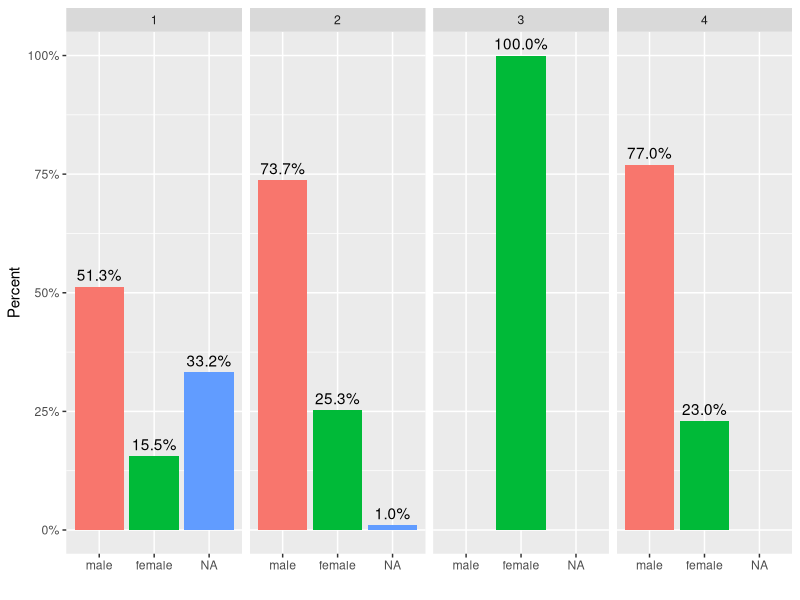
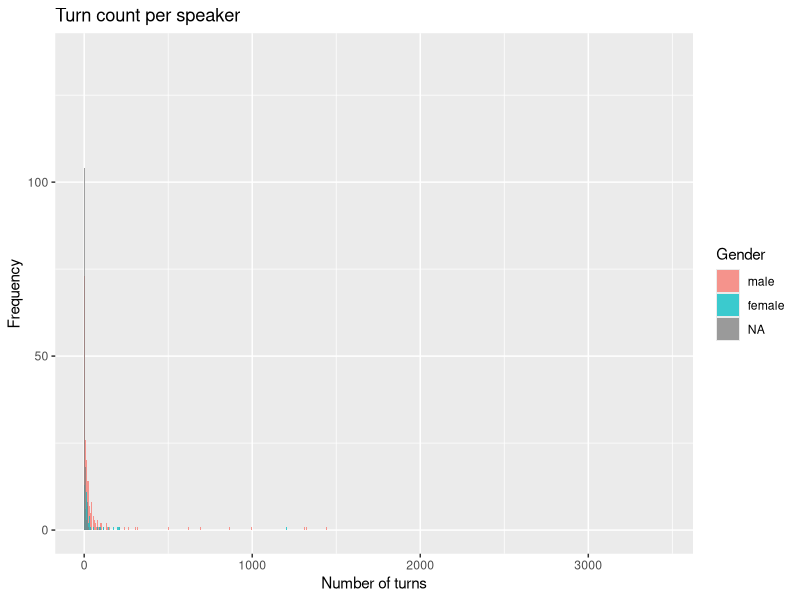
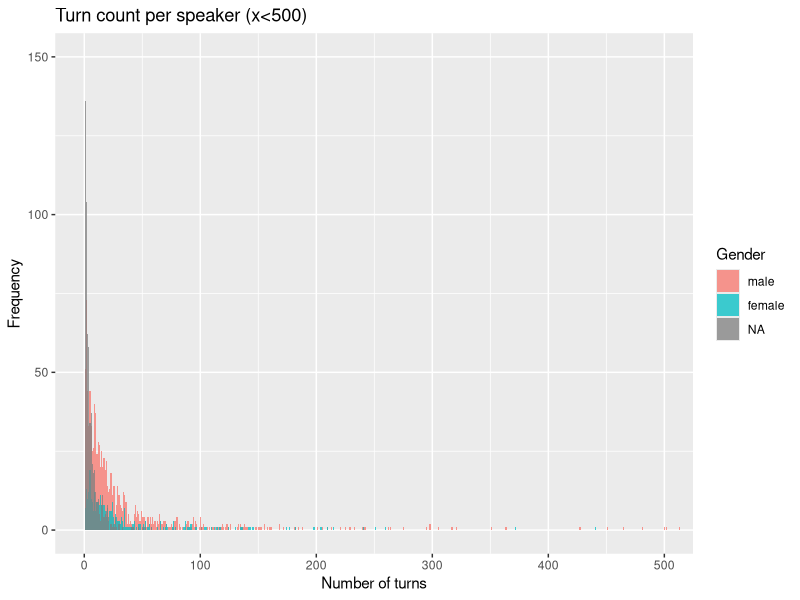
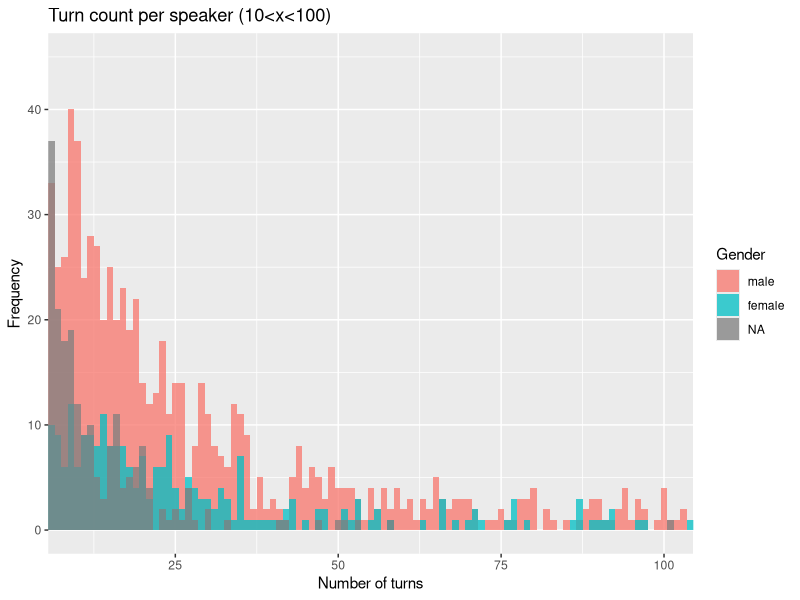
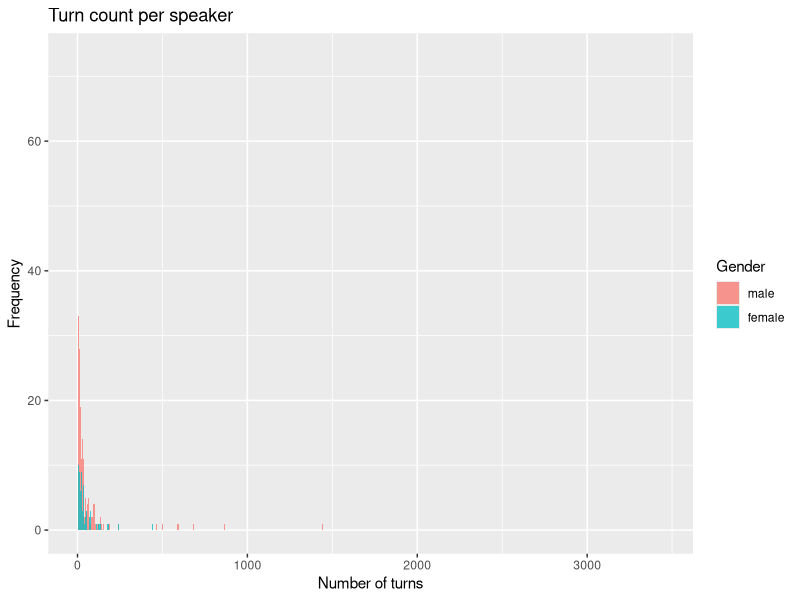
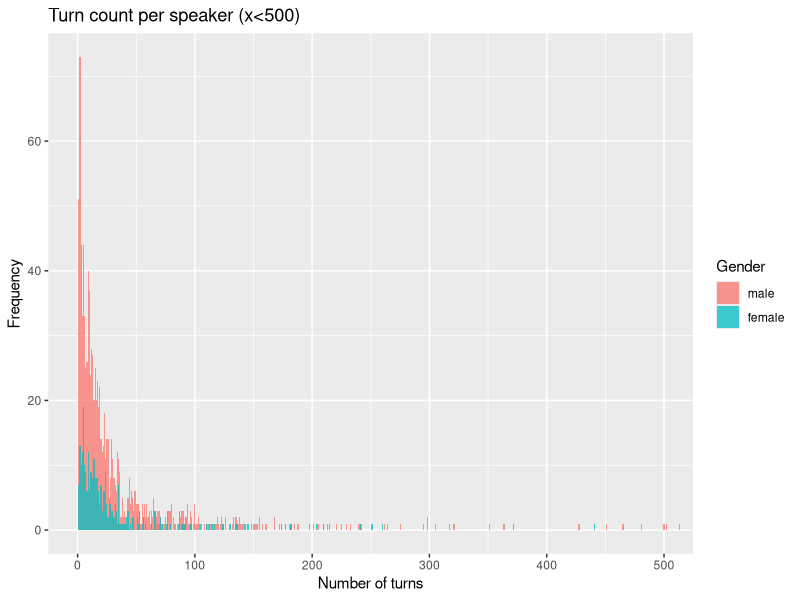
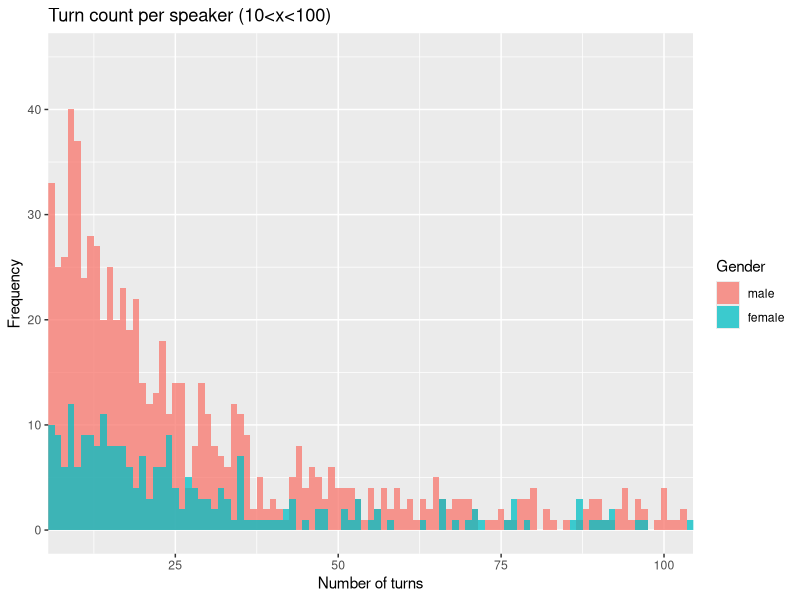
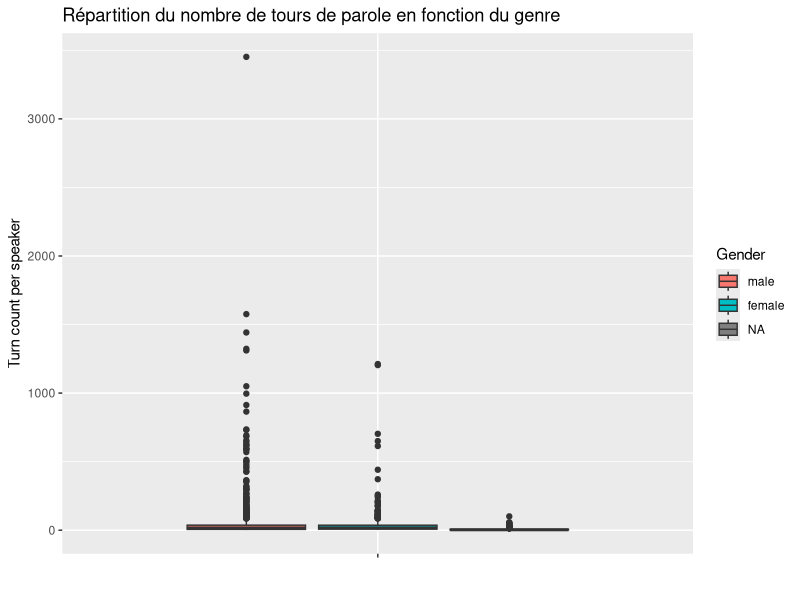

Recreate these plots in R, in order. (Note: this script raises an error after producing the figures.)
setwd("/home/getalp/garnerim/Bureau/analyse_Z_data/Train_ASR")

library(readr)
#install.packages("dplyr")
library(dplyr)
#install("ggplot2")
library("ggplot2")

#Import des données
speakers <- read_delim("text_turns_by_spk_gendered_with_class.csv", ";", 
                       escape_double = FALSE, 
                       col_types = cols(gender = col_factor(levels = c("male", "female")), 
                                        name = col_character(),
                                        spk_class = col_factor(levels = c("1","2","3","4"))), 
                       trim_ws = TRUE)

# Représentation des proportions des genre dans chaque classe médiatique

library(scales)
ggplot(speakers, aes(x=gender,  group=spk_class)) + 
  geom_bar(aes(y = ..prop.., fill = factor(..x..)), stat="count") +
  geom_text(aes( label = scales::percent(..prop..),
                 y= ..prop.. ), stat= "count", vjust = -.5) +
  labs(x="", y = "Percent") +
  theme(legend.position="none")+
  facet_grid(~spk_class) +
  scale_y_continuous(labels = scales::percent)


# Sommes des tours de parole

summary(speakers)

sum(na.exclude(speakers$nb_turn[speakers$gender=="female"]))
sum(na.exclude(speakers$nb_turn[speakers$gender=="male"]))
sum(speakers$nb_turn[is.na(speakers$gender)],rm.na=T)
sum(speakers$nb_turn)


# HISTOGRAMMES : nombre de tours de parole par locuteur en fonction du genre

ggplot(speakers,aes(x=speakers$nb_turn,fill=speakers$gender))+
  geom_histogram(alpha=0.75,position="identity",binwidth = 1)+
  labs(title="Turn count per speaker",x="Number of turns",y="Frequency",fill="Gender")

ggplot(speakers,aes(x=speakers$nb_turn,fill=speakers$gender))+
  geom_histogram(alpha=0.75,position="identity",binwidth = 1)+
  labs(title="Turn count per speaker (x<500)",x="Number of turns",y="Frequency",fill="Gender")+
  coord_cartesian(xlim=c(0,500),ylim=c(0,150))

ggplot(speakers,aes(x=speakers$nb_turn,fill=speakers$gender))+
  geom_histogram(alpha=0.75,position="identity",binwidth = 1)+
  labs(title="Turn count per speaker (10<x<100)",x="Number of turns",y="Frequency",fill="Gender")+
  coord_cartesian(xlim=c(10,100),ylim=c(0,45))

# Sans les NA

gspeakers<-subset(speakers,!speakers$gender=="NA")

ggplot(gspeakers,aes(x=gspeakers$nb_turn,fill=gspeakers$gender))+
  geom_histogram(alpha=0.75,position="identity",binwidth = 1)+
  labs(title="Turn count per speaker",x="Number of turns",y="Frequency",fill="Gender")

ggplot(gspeakers,aes(x=gspeakers$nb_turn,fill=gspeakers$gender))+
  geom_histogram(alpha=0.75,position="identity",binwidth = 1)+
  labs(title="Turn count per speaker (x<500)",x="Number of turns",y="Frequency",fill="Gender")+
  coord_cartesian(xlim=c(0,500))

ggplot(gspeakers,aes(x=gspeakers$nb_turn,fill=gspeakers$gender))+
  geom_histogram(alpha=0.75,position="identity",binwidth = 1)+
  labs(title="Turn count per speaker (10<x<100)",x="Number of turns",y="Frequency",fill="Gender")+
  coord_cartesian(xlim=c(10,100),ylim=c(0,45))


# Boxplot représentant le nombre de tour de paroles par locuteur en fonction du genre 
# (-> répartition inégale dans les valeurs extrêmes)
ggplot(speakers,aes(x="",y=speakers$nb_turn,fill=speakers$gender))+
  geom_boxplot()+
  scale_x_discrete(name="")+
  scale_y_continuous(name='Turn count per speaker')+
  scale_fill_discrete(name="Gender")+
  ggtitle("Répartition du nombre de tours de parole en fonction du genre")

# Idem sur l'intervalle 0-100 pour plus de lisibilité
# -> On remarque que la médiane des femmes est légèrement plus haute que celle des hommes
# -> mais également que chez les femmes la distribution semble plus compacte que chez les hommes
ggplot(speakers,aes(x="",y=speakers$nb_turn,fill=speakers$gender))+
  geom_boxplot()+
  coord_cartesian(ylim=c(0,100))+
  scale_x_discrete(name="")+
  scale_y_continuous(name='Turn count per speaker')+
  scale_fill_discrete(name="Gender")+
  ggtitle("Répartition du nombre de tours de parole en fonction du genre (0-100)")


# Idem sur l'intervalle 60-1000 pour plus de lisibilité
# -> On remarque que chez les hommes plus de valeurs extrêmes -> 205 - 600 : doit correspondre à un rôle donné
ggplot(speakers,aes(x="",y=speakers$nb_turn,fill=speakers$gender))+
  geom_boxplot()+
  coord_cartesian(ylim=c(60,1000))+
  scale_x_discrete(name="")+
  scale_y_continuous(name='Turn count per speaker')+
  scale_fill_discrete(name="Gender")+
  ggtitle("Répartition du nombre de tours de parole en fonction du genre (60-1000)")

# ================================================================================================




# ================================================================================================

turns_z<- read_delim("text_turns_gendered_with_class.csv", ";", 
                   escape_double = FALSE, 
                   col_types = cols(gender = col_factor(levels = c("female", "male")), 
                                    id_turn = col_character(), 
                                    spk_class = col_factor(levels = c("1", "2", "3", "4"))), 
                   trim_ws = TRUE)


lengths<-turns$end_time-turns$start_time
genders<-turns$gender

glengths<-data.frame(lengths,genders)

mean(glengths$lengths[glengths$gender=="male"],na.rm=TRUE)
mean(glengths$lengths[glengths$gender=="female"],na.rm=TRUE)
mean(glengths$lengths[is.na(glengths$genders)],na.rm=TRUE)

sd(glengths$lengths[glengths$gender=="male"],na.rm=TRUE)
sd(glengths$lengths[glengths$gender=="female"],na.rm=TRUE)
sd(glengths$lengths[is.na(glengths$genders)],na.rm=TRUE)

ggplot(glengths,aes(x="",y=glengths$lengths,fill=glengths$gender))+
  geom_boxplot()+
  scale_y_continuous(name="")+
  scale_fill_discrete(name="Gender")+
  ggtitle("Turn length by gender")



